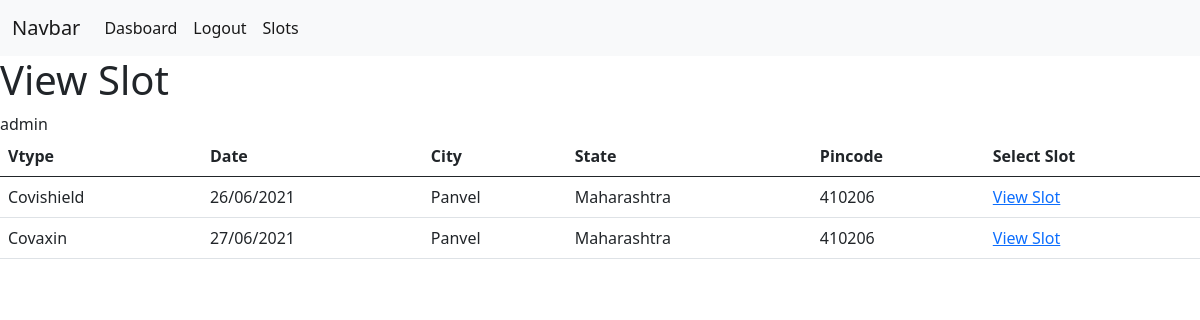
/viewSlot (signed in), run on the app's committed database.
### vacciapp/models.py (models this page shows, shortened)
class Slot(models.Model):
    vtype = models.CharField(max_length=200,null=True)
    date = models.CharField(max_length=200,null=True)
    address = models.CharField(max_length=200,null=True)
    city = models.CharField(max_length=200,null=True)
    state = models.CharField(max_length=200,null=True)
    pincode = models.CharField(max_length=200,null=True)
    addMap = models.CharField(max_length=200,null=True)
    date_created = models.DateTimeField(auto_now_add=True,null=True)

### vacciapp/views.py (the view)
# urls.py: path('viewSlot',views.viewSlot,name='viewSlot'),
def viewSlot(request):
    userPincode = '410206'
    slots = Slot.objects.filter(pincode=userPincode)
    vtype = Slot.objects.values('vtype')
    print(vtype)
    context = {
        'slots' : slots,
    }
    return render(request,'vacciapp/viewSlot.html',context)

### templates/vacciapp/viewSlot.html
{% extends 'base.html' %}
{% block body %}
<h1>View Slot</h1>
{% if request.user.is_authenticated %}
{{user.username}}
{% else %}
<h1>please login</h1>
{% endif %}
<table class="table">
  <thead>
    <tr>
      <th scope="col">Vtype</th>
      <th scope="col">Date</th>
      <th scope="col">City</th>
      <th scope="col">State</th>
      <th scope="col">Pincode</th>
      <th scope="col">Select Slot</th>
    </tr>
  </thead>
  <tbody>
  {% for slot in slots %}
    <tr>
      <td>{{slot.vtype}}</td>
      <td>{{slot.date}}</td>
      <td>{{slot.city}}</td>
      <td>{{slot.state}}</td>
      <td>{{slot.pincode}}</td>
      <td><a href="{% url 'selectSlot' slot.id %}">View Slot</a></td>
    </tr>
{% endfor %}
  </tbody>
</table>
{% endblock body %}

### data on the page
Slot: vtype "Covishield", date "26/06/2021", city "Panvel", state "Maharashtra", pincode "410206"
Slot: vtype "Covaxin", date "27/06/2021", city "Panvel", state "Maharashtra", pincode "410206"

### other printed values
{{ user.username }} "admin"
